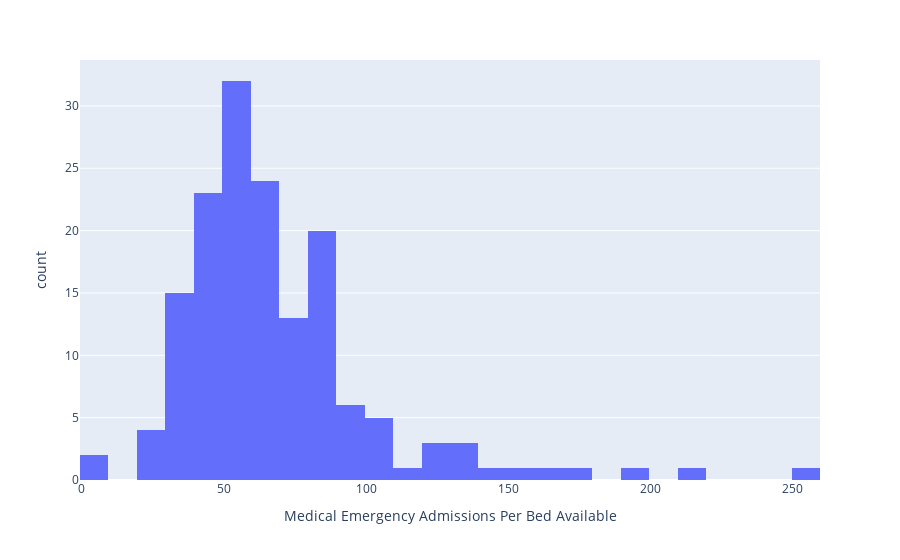

The notebook cell this image was saved under:
### Code cell
fig_hist.show()

### Figure 1 — Plotly figure (JSON) as saved in the notebook; plotly's stock layout.template omitted (floating-point values rounded to 4 significant figures; data arrays with more than 128 entries replaced by an {"elided": "..."} marker saying what was removed)
{"data": [{"alignmentgroup": "True", "bingroup": "x", "hovertemplate": "Medical Emergency Admissions Per Bed Available=%{x}<br>count=%{y}<extra></extra>", "legendgroup": "", "marker": {"color": "#636efa", "pattern": {"shape": ""}}, "name": "", "offsetgroup": "", "orientation": "v", "showlegend": false, "type": "histogram", "x": {"elided": "159 int values"}, "xaxis": "x", "yaxis": "y"}], "layout": {"barmode": "relative", "legend": {"tracegroupgap": 0}, "margin": {"t": 60}, "xaxis": {"anchor": "y", "domain": [0, 1], "title": {"text": "Medical Emergency Admissions Per Bed Available"}}, "yaxis": {"anchor": "x", "domain": [0, 1], "title": {"text": "count"}}}}
